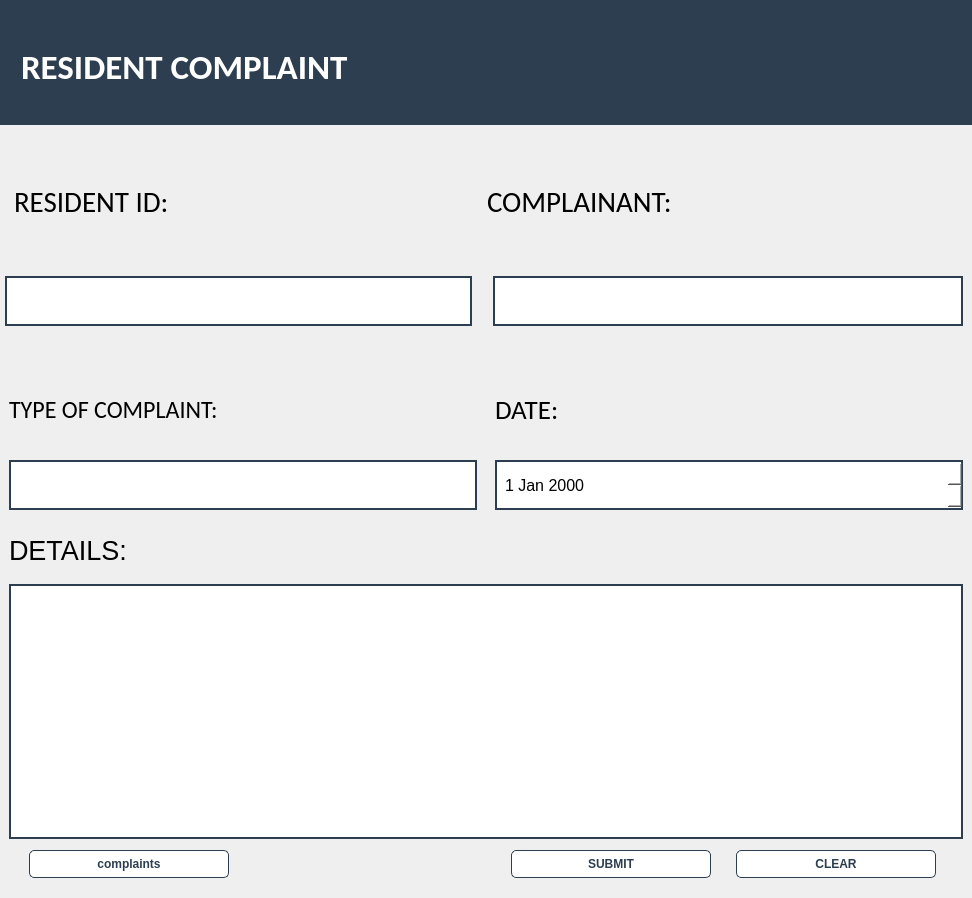
<?xml version="1.0" encoding="UTF-8"?>
<ui version="4.0">
 <class>COMPWINDOW</class>
 <widget class="QWidget" name="COMPWINDOW">
  <property name="geometry">
   <rect>
    <x>0</x>
    <y>0</y>
    <width>972</width>
    <height>898</height>
   </rect>
  </property>
  <property name="windowTitle">
   <string>Form</string>
  </property>
  <layout class="QGridLayout" name="gridLayout">
   <property name="leftMargin">
    <number>0</number>
   </property>
   <property name="topMargin">
    <number>0</number>
   </property>
   <property name="rightMargin">
    <number>0</number>
   </property>
   <property name="bottomMargin">
    <number>0</number>
   </property>
   <property name="spacing">
    <number>0</number>
   </property>
   <item row="0" column="0">
    <widget class="QWidget" name="widget" native="true">
     <layout class="QVBoxLayout" name="verticalLayout_4">
      <property name="spacing">
       <number>0</number>
      </property>
      <property name="leftMargin">
       <number>0</number>
      </property>
      <property name="topMargin">
       <number>0</number>
      </property>
      <property name="rightMargin">
       <number>0</number>
      </property>
      <property name="bottomMargin">
       <number>0</number>
      </property>
      <item>
       <widget class="QWidget" name="widget_2" native="true">
        <property name="maximumSize">
         <size>
          <width>16777215</width>
          <height>125</height>
         </size>
        </property>
        <layout class="QVBoxLayout" name="verticalLayout">
         <property name="spacing">
          <number>0</number>
         </property>
         <property name="leftMargin">
          <number>0</number>
         </property>
         <property name="topMargin">
          <number>0</number>
         </property>
         <property name="rightMargin">
          <number>0</number>
         </property>
         <property name="bottomMargin">
          <number>0</number>
         </property>
         <item>
          <widget class="QWidget" name="residentrequest" native="true">
           <property name="maximumSize">
            <size>
             <width>10000</width>
             <height>200</height>
            </size>
           </property>
           <property name="styleSheet">
            <string notr="true">background-color:#2c3e50;</string>
           </property>
           <layout class="QVBoxLayout" name="verticalLayout_3">
            <property name="spacing">
             <number>0</number>
            </property>
            <property name="leftMargin">
             <number>0</number>
            </property>
            <property name="rightMargin">
             <number>0</number>
            </property>
            <property name="bottomMargin">
             <number>0</number>
            </property>
            <item>
             <widget class="QLabel" name="residentlabel">
              <property name="font">
               <font>
                <family>Calibri</family>
                <pointsize>3</pointsize>
                <weight>75</weight>
                <bold>true</bold>
               </font>
              </property>
              <property name="styleSheet">
               <string notr="true">background-color: #2c3e50;
Margin-left: 20px; 
width: 200px;
color:white;


</string>
              </property>
              <property name="text">
               <string>&lt;html&gt;&lt;head/&gt;&lt;body&gt;&lt;p&gt;&lt;span style=&quot; font-size:26pt;&quot;&gt;RESIDENT COMPLAINT&lt;/span&gt;&lt;/p&gt;&lt;/body&gt;&lt;/html&gt;</string>
              </property>
              <property name="alignment">
               <set>Qt::AlignLeading|Qt::AlignLeft|Qt::AlignVCenter</set>
              </property>
              <property name="margin">
               <number>15</number>
              </property>
              <property name="indent">
               <number>-1</number>
              </property>
             </widget>
            </item>
           </layout>
          </widget>
         </item>
        </layout>
       </widget>
      </item>
      <item>
       <widget class="QWidget" name="COMPWIDGET" native="true">
        <property name="maximumSize">
         <size>
          <width>16777215</width>
          <height>250</height>
         </size>
        </property>
        <property name="styleSheet">
         <string notr="true"/>
        </property>
        <layout class="QVBoxLayout" name="verticalLayout_2">
         <property name="leftMargin">
          <number>5</number>
         </property>
         <item>
          <widget class="QWidget" name="widget" native="true">
           <property name="maximumSize">
            <size>
             <width>16777215</width>
             <height>60</height>
            </size>
           </property>
           <layout class="QHBoxLayout" name="horizontalLayout_6">
            <item>
             <widget class="QLabel" name="label">
              <property name="font">
               <font>
                <family>Calibri</family>
                <pointsize>22</pointsize>
               </font>
              </property>
              <property name="text">
               <string>RESIDENT ID:</string>
              </property>
              <property name="alignment">
               <set>Qt::AlignLeading|Qt::AlignLeft|Qt::AlignVCenter</set>
              </property>
             </widget>
            </item>
            <item>
             <widget class="QLabel" name="label_2">
              <property name="maximumSize">
               <size>
                <width>16777215</width>
                <height>200</height>
               </size>
              </property>
              <property name="font">
               <font>
                <family>Calibri</family>
                <pointsize>22</pointsize>
               </font>
              </property>
              <property name="text">
               <string>COMPLAINANT:</string>
              </property>
              <property name="alignment">
               <set>Qt::AlignLeading|Qt::AlignLeft|Qt::AlignVCenter</set>
              </property>
              <property name="margin">
               <number>5</number>
              </property>
             </widget>
            </item>
           </layout>
          </widget>
         </item>
         <item>
          <widget class="QWidget" name="widget_7" native="true">
           <property name="maximumSize">
            <size>
             <width>16777215</width>
             <height>50</height>
            </size>
           </property>
           <layout class="QHBoxLayout" name="horizontalLayout_7">
            <property name="spacing">
             <number>0</number>
            </property>
            <property name="leftMargin">
             <number>0</number>
            </property>
            <property name="topMargin">
             <number>0</number>
            </property>
            <property name="rightMargin">
             <number>0</number>
            </property>
            <property name="bottomMargin">
             <number>0</number>
            </property>
            <item>
             <widget class="QWidget" name="widget_11" native="true">
              <layout class="QHBoxLayout" name="horizontalLayout_8">
               <property name="spacing">
                <number>0</number>
               </property>
               <property name="leftMargin">
                <number>0</number>
               </property>
               <property name="topMargin">
                <number>0</number>
               </property>
               <property name="rightMargin">
                <number>12</number>
               </property>
               <property name="bottomMargin">
                <number>0</number>
               </property>
               <item>
                <widget class="QLineEdit" name="residentid">
                 <property name="sizePolicy">
                  <sizepolicy hsizetype="Preferred" vsizetype="Fixed">
                   <horstretch>0</horstretch>
                   <verstretch>0</verstretch>
                  </sizepolicy>
                 </property>
                 <property name="maximumSize">
                  <size>
                   <width>16777215</width>
                   <height>50</height>
                  </size>
                 </property>
                 <property name="styleSheet">
                  <string notr="true">        background-color: WHITE;
        border: 2px solid  #2c3e50;
        padding: 6px;
        font-size: 16px;
        color: black;
    
</string>
                 </property>
                </widget>
               </item>
              </layout>
             </widget>
            </item>
            <item>
             <widget class="QWidget" name="widget_16" native="true">
              <layout class="QHBoxLayout" name="horizontalLayout_9">
               <property name="spacing">
                <number>0</number>
               </property>
               <property name="leftMargin">
                <number>9</number>
               </property>
               <property name="topMargin">
                <number>0</number>
               </property>
               <property name="rightMargin">
                <number>0</number>
               </property>
               <property name="bottomMargin">
                <number>0</number>
               </property>
               <item>
                <widget class="QLineEdit" name="complainant">
                 <property name="sizePolicy">
                  <sizepolicy hsizetype="Preferred" vsizetype="Fixed">
                   <horstretch>0</horstretch>
                   <verstretch>0</verstretch>
                  </sizepolicy>
                 </property>
                 <property name="maximumSize">
                  <size>
                   <width>16777215</width>
                   <height>50</height>
                  </size>
                 </property>
                 <property name="styleSheet">
                  <string notr="true">        background-color: WHITE;
        border: 2px solid  #2c3e50;
        padding: 6px;
        font-size: 16px;
        color: black;
    

    </string>
                 </property>
                </widget>
               </item>
              </layout>
             </widget>
            </item>
           </layout>
          </widget>
         </item>
        </layout>
       </widget>
      </item>
      <item>
       <widget class="QWidget" name="widget_4" native="true">
        <property name="maximumSize">
         <size>
          <width>16777215</width>
          <height>70</height>
         </size>
        </property>
        <property name="font">
         <font>
          <family>Calibri</family>
          <pointsize>20</pointsize>
         </font>
        </property>
        <layout class="QHBoxLayout" name="horizontalLayout">
         <property name="spacing">
          <number>0</number>
         </property>
         <property name="leftMargin">
          <number>0</number>
         </property>
         <property name="topMargin">
          <number>0</number>
         </property>
         <property name="rightMargin">
          <number>0</number>
         </property>
         <property name="bottomMargin">
          <number>0</number>
         </property>
         <item>
          <widget class="QWidget" name="widget_3" native="true">
           <layout class="QHBoxLayout" name="horizontalLayout_4">
            <property name="spacing">
             <number>0</number>
            </property>
            <property name="leftMargin">
             <number>0</number>
            </property>
            <property name="topMargin">
             <number>0</number>
            </property>
            <property name="rightMargin">
             <number>0</number>
            </property>
            <property name="bottomMargin">
             <number>0</number>
            </property>
            <item>
             <widget class="QWidget" name="widget_8" native="true">
              <layout class="QVBoxLayout" name="verticalLayout_7">
               <item>
                <widget class="QLabel" name="label_4">
                 <property name="font">
                  <font>
                   <pointsize>18</pointsize>
                  </font>
                 </property>
                 <property name="text">
                  <string>TYPE OF COMPLAINT:</string>
                 </property>
                </widget>
               </item>
              </layout>
             </widget>
            </item>
            <item>
             <widget class="QWidget" name="widget_9" native="true">
              <layout class="QVBoxLayout" name="verticalLayout_8">
               <item>
                <widget class="QLabel" name="label_5">
                 <property name="text">
                  <string>DATE:</string>
                 </property>
                </widget>
               </item>
              </layout>
             </widget>
            </item>
           </layout>
          </widget>
         </item>
        </layout>
       </widget>
      </item>
      <item>
       <widget class="QWidget" name="widget_5" native="true">
        <property name="maximumSize">
         <size>
          <width>16777215</width>
          <height>80</height>
         </size>
        </property>
        <layout class="QHBoxLayout" name="horizontalLayout_2">
         <property name="spacing">
          <number>0</number>
         </property>
         <property name="leftMargin">
          <number>0</number>
         </property>
         <property name="topMargin">
          <number>0</number>
         </property>
         <property name="rightMargin">
          <number>0</number>
         </property>
         <property name="bottomMargin">
          <number>0</number>
         </property>
         <item>
          <widget class="QWidget" name="widget_10" native="true">
           <layout class="QHBoxLayout" name="horizontalLayout_5">
            <property name="spacing">
             <number>0</number>
            </property>
            <property name="leftMargin">
             <number>0</number>
            </property>
            <property name="topMargin">
             <number>0</number>
            </property>
            <property name="rightMargin">
             <number>0</number>
            </property>
            <property name="bottomMargin">
             <number>0</number>
            </property>
            <item>
             <widget class="QWidget" name="widget_13" native="true">
              <layout class="QVBoxLayout" name="verticalLayout_9">
               <item>
                <widget class="QLineEdit" name="complainttype">
                 <property name="sizePolicy">
                  <sizepolicy hsizetype="Preferred" vsizetype="Fixed">
                   <horstretch>0</horstretch>
                   <verstretch>0</verstretch>
                  </sizepolicy>
                 </property>
                 <property name="maximumSize">
                  <size>
                   <width>16777215</width>
                   <height>50</height>
                  </size>
                 </property>
                 <property name="styleSheet">
                  <string notr="true">        background-color: WHITE;
        border: 2px solid  #2c3e50;
        padding: 6px;
        font-size: 16px;
        color: black;
    
</string>
                 </property>
                </widget>
               </item>
              </layout>
             </widget>
            </item>
            <item>
             <widget class="QWidget" name="widget_12" native="true">
              <layout class="QVBoxLayout" name="verticalLayout_10">
               <item>
                <widget class="QDateEdit" name="date">
                 <property name="maximumSize">
                  <size>
                   <width>16777215</width>
                   <height>50</height>
                  </size>
                 </property>
                 <property name="styleSheet">
                  <string notr="true">        background-color: WHITE;
        border: 2px solid  #2c3e50;
        padding: 6px;
        font-size: 16px;
        color: black;
    
</string>
                 </property>
                </widget>
               </item>
              </layout>
             </widget>
            </item>
           </layout>
          </widget>
         </item>
        </layout>
       </widget>
      </item>
      <item>
       <widget class="QWidget" name="widget_6" native="true">
        <property name="minimumSize">
         <size>
          <width>0</width>
          <height>200</height>
         </size>
        </property>
        <property name="maximumSize">
         <size>
          <width>16777215</width>
          <height>396</height>
         </size>
        </property>
        <layout class="QVBoxLayout" name="verticalLayout_5">
         <property name="spacing">
          <number>0</number>
         </property>
         <property name="leftMargin">
          <number>0</number>
         </property>
         <property name="topMargin">
          <number>0</number>
         </property>
         <property name="rightMargin">
          <number>0</number>
         </property>
         <property name="bottomMargin">
          <number>0</number>
         </property>
         <item>
          <widget class="QWidget" name="widget_14" native="true">
           <property name="maximumSize">
            <size>
             <width>16777215</width>
             <height>50</height>
            </size>
           </property>
           <layout class="QVBoxLayout" name="verticalLayout_11" stretch="0">
            <property name="spacing">
             <number>9</number>
            </property>
            <property name="leftMargin">
             <number>9</number>
            </property>
            <property name="topMargin">
             <number>9</number>
            </property>
            <property name="rightMargin">
             <number>9</number>
            </property>
            <property name="bottomMargin">
             <number>9</number>
            </property>
            <item>
             <widget class="QLabel" name="label_3">
              <property name="maximumSize">
               <size>
                <width>16777215</width>
                <height>30</height>
               </size>
              </property>
              <property name="font">
               <font>
                <pointsize>20</pointsize>
               </font>
              </property>
              <property name="layoutDirection">
               <enum>Qt::LeftToRight</enum>
              </property>
              <property name="text">
               <string>DETAILS:</string>
              </property>
             </widget>
            </item>
           </layout>
          </widget>
         </item>
         <item>
          <widget class="QWidget" name="widget_15" native="true">
           <property name="maximumSize">
            <size>
             <width>16777215</width>
             <height>400</height>
            </size>
           </property>
           <layout class="QVBoxLayout" name="verticalLayout_12" stretch="0,0">
            <property name="spacing">
             <number>0</number>
            </property>
            <property name="leftMargin">
             <number>9</number>
            </property>
            <property name="topMargin">
             <number>9</number>
            </property>
            <property name="rightMargin">
             <number>9</number>
            </property>
            <property name="bottomMargin">
             <number>9</number>
            </property>
            <item>
             <widget class="QLineEdit" name="details">
              <property name="sizePolicy">
               <sizepolicy hsizetype="Preferred" vsizetype="Fixed">
                <horstretch>0</horstretch>
                <verstretch>0</verstretch>
               </sizepolicy>
              </property>
              <property name="maximumSize">
               <size>
                <width>16777215</width>
                <height>380</height>
               </size>
              </property>
              <property name="styleSheet">
               <string notr="true">
             background-color: WHITE;
        border: 2px solid  #2c3e50;
        padding: 6px;
        font-size: 16px;
        color: black;
    
</string>
              </property>
              <property name="alignment">
               <set>Qt::AlignLeading|Qt::AlignLeft|Qt::AlignVCenter</set>
              </property>
             </widget>
            </item>
            <item>
             <widget class="QWidget" name="widget_18" native="true">
              <property name="minimumSize">
               <size>
                <width>100</width>
                <height>50</height>
               </size>
              </property>
              <property name="maximumSize">
               <size>
                <width>16777215</width>
                <height>50</height>
               </size>
              </property>
              <layout class="QHBoxLayout" name="horizontalLayout_10">
               <property name="spacing">
                <number>0</number>
               </property>
               <property name="leftMargin">
                <number>0</number>
               </property>
               <property name="topMargin">
                <number>0</number>
               </property>
               <property name="rightMargin">
                <number>0</number>
               </property>
               <property name="bottomMargin">
                <number>0</number>
               </property>
               <item>
                <widget class="QWidget" name="widget_19" native="true">
                 <layout class="QHBoxLayout" name="horizontalLayout_3">
                  <property name="spacing">
                   <number>0</number>
                  </property>
                  <property name="leftMargin">
                   <number>20</number>
                  </property>
                  <property name="topMargin">
                   <number>0</number>
                  </property>
                  <property name="rightMargin">
                   <number>0</number>
                  </property>
                  <property name="bottomMargin">
                   <number>0</number>
                  </property>
                  <item alignment="Qt::AlignRight">
                   <widget class="QPushButton" name="listofcomplaints">
                    <property name="minimumSize">
                     <size>
                      <width>200</width>
                      <height>0</height>
                     </size>
                    </property>
                    <property name="maximumSize">
                     <size>
                      <width>0</width>
                      <height>16777215</height>
                     </size>
                    </property>
                    <property name="layoutDirection">
                     <enum>Qt::RightToLeft</enum>
                    </property>
                    <property name="styleSheet">
                     <string notr="true">/* ========== Side Navigation Buttons ========== */
QPushButton {
    background-color: white;
    color: #2C3E50;
    border: 1px solid #2C3E50;
    border-radius: 5px;
  
    font-weight: bold;

}
QPushButton {
    padding: 6px 12px;
    font-size: 12px;
}

QPushButton:hover {
    background-color: #2C3E50;
    color: white;
}

QPushButton:pressed {
    background-color: #388E3C;
    color: white;
}
</string>
                    </property>
                    <property name="text">
                     <string>complaints</string>
                    </property>
                   </widget>
                  </item>
                 </layout>
                </widget>
               </item>
               <item>
                <widget class="QWidget" name="widget_20" native="true">
                 <layout class="QHBoxLayout" name="horizontalLayout_11">
                  <property name="spacing">
                   <number>0</number>
                  </property>
                  <property name="leftMargin">
                   <number>0</number>
                  </property>
                  <property name="topMargin">
                   <number>0</number>
                  </property>
                  <property name="rightMargin">
                   <number>0</number>
                  </property>
                  <property name="bottomMargin">
                   <number>0</number>
                  </property>
                  <item>
                   <widget class="QPushButton" name="submitimg">
                    <property name="maximumSize">
                     <size>
                      <width>200</width>
                      <height>16777215</height>
                     </size>
                    </property>
                    <property name="layoutDirection">
                     <enum>Qt::RightToLeft</enum>
                    </property>
                    <property name="styleSheet">
                     <string notr="true">/* ========== Side Navigation Buttons ========== */
QPushButton {
    background-color: white;
    color: #2C3E50;
    border: 1px solid #2C3E50;
    border-radius: 5px;
  
    font-weight: bold;

}
QPushButton {
    padding: 6px 12px;
    font-size: 12px;
}

QPushButton:hover {
    background-color: #2C3E50;
    color: white;
}

QPushButton:pressed {
    background-color: #388E3C;
    color: white;
}
</string>
                    </property>
                    <property name="text">
                     <string>SUBMIT</string>
                    </property>
                   </widget>
                  </item>
                  <item>
                   <widget class="QPushButton" name="clear">
                    <property name="maximumSize">
                     <size>
                      <width>200</width>
                      <height>16777215</height>
                     </size>
                    </property>
                    <property name="layoutDirection">
                     <enum>Qt::RightToLeft</enum>
                    </property>
                    <property name="styleSheet">
                     <string notr="true">/* ========== Side Navigation Buttons ========== */
QPushButton {
    background-color: white;
    color: #2C3E50;
    border: 1px solid #2C3E50;
    border-radius: 5px;
  
    font-weight: bold;

}
QPushButton {
    padding: 6px 12px;
    font-size: 12px;
}

QPushButton:hover {
    background-color: #2C3E50;
    color: white;
}

QPushButton:pressed {
    background-color: #388E3C;
    color: white;
}

</string>
                    </property>
                    <property name="text">
                     <string>CLEAR</string>
                    </property>
                   </widget>
                  </item>
                 </layout>
                </widget>
               </item>
              </layout>
             </widget>
            </item>
           </layout>
          </widget>
         </item>
        </layout>
       </widget>
      </item>
     </layout>
    </widget>
   </item>
  </layout>
 </widget>
 <resources>
  <include location="C:/Users/Chivini/Desktop/RES.qrc"/>
 </resources>
 <connections/>
</ui>
